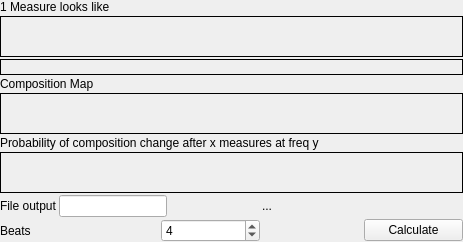
<ui version="4.0" >
 <class>RythmAnalyzer</class>
 <widget class="QWidget" name="RythmAnalyzer" >
  <property name="geometry" >
   <rect>
    <x>0</x>
    <y>0</y>
    <width>463</width>
    <height>242</height>
   </rect>
  </property>
  <property name="windowTitle" >
   <string>Form</string>
  </property>
  <layout class="QGridLayout" >
   <property name="margin" >
    <number>0</number>
   </property>
   <property name="spacing" >
    <number>2</number>
   </property>
   <item row="6" column="0" colspan="5" >
    <widget class="QLabel" name="composition_freq" >
     <property name="sizePolicy" >
      <sizepolicy>
       <hsizetype>5</hsizetype>
       <vsizetype>7</vsizetype>
       <horstretch>0</horstretch>
       <verstretch>0</verstretch>
      </sizepolicy>
     </property>
     <property name="frameShape" >
      <enum>QFrame::Panel</enum>
     </property>
     <property name="scaledContents" >
      <bool>true</bool>
     </property>
     <property name="wordWrap" >
      <bool>false</bool>
     </property>
    </widget>
   </item>
   <item row="4" column="0" colspan="5" >
    <widget class="QLabel" name="composition" >
     <property name="sizePolicy" >
      <sizepolicy>
       <hsizetype>5</hsizetype>
       <vsizetype>7</vsizetype>
       <horstretch>0</horstretch>
       <verstretch>0</verstretch>
      </sizepolicy>
     </property>
     <property name="frameShape" >
      <enum>QFrame::Panel</enum>
     </property>
     <property name="scaledContents" >
      <bool>true</bool>
     </property>
     <property name="wordWrap" >
      <bool>false</bool>
     </property>
    </widget>
   </item>
   <item row="3" column="0" colspan="3" >
    <widget class="QLabel" name="textLabel1_2_2" >
     <property name="text" >
      <string>Composition Map</string>
     </property>
     <property name="wordWrap" >
      <bool>false</bool>
     </property>
    </widget>
   </item>
   <item row="8" column="2" >
    <widget class="QSpinBox" name="beats" >
     <property name="maximum" >
      <number>32</number>
     </property>
     <property name="minimum" >
      <number>1</number>
     </property>
     <property name="value" >
      <number>4</number>
     </property>
    </widget>
   </item>
   <item row="8" column="3" >
    <widget class="Q3ProgressBar" name="Progress" />
   </item>
   <item row="1" column="0" colspan="5" >
    <widget class="QLabel" name="rythm" >
     <property name="sizePolicy" >
      <sizepolicy>
       <hsizetype>7</hsizetype>
       <vsizetype>7</vsizetype>
       <horstretch>0</horstretch>
       <verstretch>0</verstretch>
      </sizepolicy>
     </property>
     <property name="frameShape" >
      <enum>QFrame::Panel</enum>
     </property>
     <property name="scaledContents" >
      <bool>true</bool>
     </property>
     <property name="wordWrap" >
      <bool>false</bool>
     </property>
    </widget>
   </item>
   <item row="8" column="0" colspan="2" >
    <widget class="QLabel" name="textLabel1" >
     <property name="text" >
      <string>Beats</string>
     </property>
     <property name="wordWrap" >
      <bool>false</bool>
     </property>
    </widget>
   </item>
   <item row="5" column="0" colspan="5" >
    <widget class="QLabel" name="textLabel1_2_2_2" >
     <property name="text" >
      <string>Probability of composition change after x measures at freq y</string>
     </property>
     <property name="wordWrap" >
      <bool>false</bool>
     </property>
    </widget>
   </item>
   <item row="2" column="0" colspan="5" >
    <widget class="QLabel" name="projection" >
     <property name="minimumSize" >
      <size>
       <width>0</width>
       <height>10</height>
      </size>
     </property>
     <property name="frameShape" >
      <enum>QFrame::Panel</enum>
     </property>
     <property name="scaledContents" >
      <bool>true</bool>
     </property>
     <property name="wordWrap" >
      <bool>false</bool>
     </property>
    </widget>
   </item>
   <item row="8" column="4" >
    <widget class="QPushButton" name="calculate" >
     <property name="text" >
      <string>Calculate</string>
     </property>
    </widget>
   </item>
   <item row="0" column="0" colspan="3" >
    <widget class="QLabel" name="textLabel1_2" >
     <property name="text" >
      <string>1 Measure looks like</string>
     </property>
     <property name="wordWrap" >
      <bool>false</bool>
     </property>
    </widget>
   </item>
   <item row="7" column="0" >
    <widget class="QLabel" name="status_bar_2" >
     <property name="sizePolicy" >
      <sizepolicy>
       <hsizetype>4</hsizetype>
       <vsizetype>5</vsizetype>
       <horstretch>0</horstretch>
       <verstretch>0</verstretch>
      </sizepolicy>
     </property>
     <property name="text" >
      <string>File output</string>
     </property>
     <property name="wordWrap" >
      <bool>false</bool>
     </property>
    </widget>
   </item>
   <item row="7" column="1" colspan="2" >
    <widget class="QLineEdit" name="outfile" >
     <property name="sizePolicy" >
      <sizepolicy>
       <hsizetype>4</hsizetype>
       <vsizetype>0</vsizetype>
       <horstretch>0</horstretch>
       <verstretch>0</verstretch>
      </sizepolicy>
     </property>
    </widget>
   </item>
   <item row="7" column="3" colspan="2" >
    <widget class="QLabel" name="status_bar" >
     <property name="text" >
      <string>...</string>
     </property>
     <property name="wordWrap" >
      <bool>false</bool>
     </property>
    </widget>
   </item>
  </layout>
 </widget>
 <customwidgets>
  <customwidget>
   <class>Q3ProgressBar</class>
   <extends>QFrame</extends>
   <header>Qt3Support/Q3ProgressBar</header>
  </customwidget>
 </customwidgets>
 <resources/>
 <connections/>
</ui>
